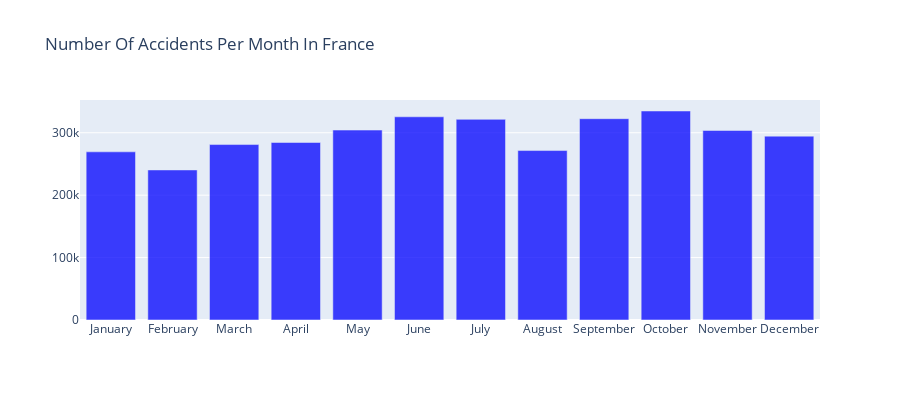

The cell this chart's notebook holds for it:
### Markdown cell above
Which months have higher frequency of Accidents ?

### Code cell
x2, y2 = create_stack_bar_data('mois', accidents)
#mapp = {}
#for m,v in zip(x2, y2):
#    mapp[m] = v
xn = [calendar.month_name[int(x)] for x in (x2)]
vn = y2

trace1 = go.Bar(x=xn, y=vn, opacity=0.75, name="month", marker=dict(color='blue'))
layout = dict(height=400, title='Number Of Accidents Per Month In France', legend=dict(orientation="h"));

fig = go.Figure(data=[trace1], layout=layout)
iplot(fig, filename='stacked-bar')

### Figure 1 — Plotly figure (JSON) as saved in the notebook; plotly's stock layout.template omitted (floating-point values rounded to 4 significant figures)
{"data": [{"marker": {"color": "blue"}, "name": "month", "opacity": 0.75, "type": "bar", "x": ["January", "February", "March", "April", "May", "June", "July", "August", "September", "October", "November", "December"], "y": [269468, 240426, 281133, 284394, 304301, 325594, 321512, 271496, 322546, 334884, 303611, 294611]}], "layout": {"height": 400, "legend": {"orientation": "h"}, "title": {"text": "Number Of Accidents Per Month In France"}}}
